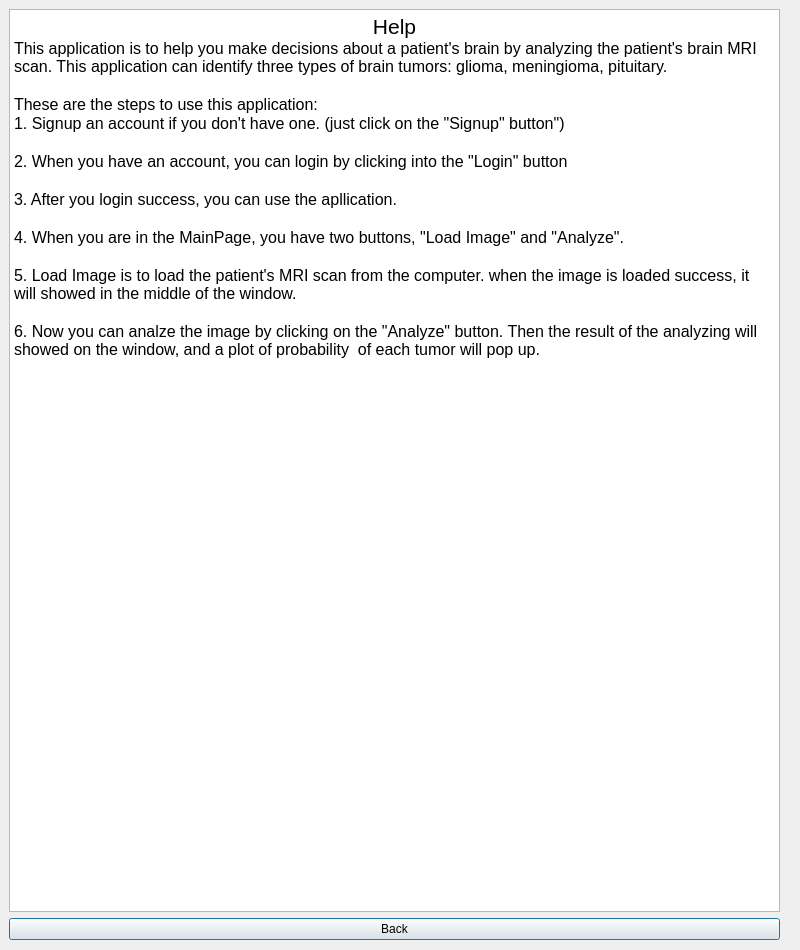
<?xml version="1.0" encoding="UTF-8"?>
<ui version="4.0">
 <class>Dialog</class>
 <widget class="QDialog" name="Dialog">
  <property name="geometry">
   <rect>
    <x>0</x>
    <y>0</y>
    <width>800</width>
    <height>950</height>
   </rect>
  </property>
  <property name="windowTitle">
   <string>Dialog</string>
  </property>
  <widget class="QWidget" name="verticalLayoutWidget">
   <property name="geometry">
    <rect>
     <x>9</x>
     <y>9</y>
     <width>771</width>
     <height>931</height>
    </rect>
   </property>
   <layout class="QVBoxLayout" name="verticalLayout">
    <item>
     <widget class="QTextBrowser" name="textBrowser">
      <property name="html">
       <string>&lt;!DOCTYPE HTML PUBLIC &quot;-//W3C//DTD HTML 4.0//EN&quot; &quot;http://www.w3.org/TR/REC-html40/strict.dtd&quot;&gt;
&lt;html&gt;&lt;head&gt;&lt;meta name=&quot;qrichtext&quot; content=&quot;1&quot; /&gt;&lt;style type=&quot;text/css&quot;&gt;
p, li { white-space: pre-wrap; }
&lt;/style&gt;&lt;/head&gt;&lt;body style=&quot; font-family:'MS Shell Dlg 2'; font-size:8.1pt; font-weight:400; font-style:normal;&quot;&gt;
&lt;p align=&quot;center&quot; style=&quot; margin-top:0px; margin-bottom:0px; margin-left:0px; margin-right:0px; -qt-block-indent:0; text-indent:0px;&quot;&gt;&lt;span style=&quot; font-size:16pt;&quot;&gt;Help&lt;/span&gt;&lt;/p&gt;
&lt;p style=&quot; margin-top:0px; margin-bottom:0px; margin-left:0px; margin-right:0px; -qt-block-indent:0; text-indent:0px;&quot;&gt;&lt;span style=&quot; font-size:12pt;&quot;&gt;This application is to help you make decisions about a patient's brain by analyzing the patient's brain MRI scan. This application can identify three types of brain tumors: glioma, meningioma, pituitary. &lt;/span&gt;&lt;/p&gt;
&lt;p style=&quot;-qt-paragraph-type:empty; margin-top:0px; margin-bottom:0px; margin-left:0px; margin-right:0px; -qt-block-indent:0; text-indent:0px; font-size:12pt;&quot;&gt;&lt;br /&gt;&lt;/p&gt;
&lt;p style=&quot; margin-top:0px; margin-bottom:0px; margin-left:0px; margin-right:0px; -qt-block-indent:0; text-indent:0px;&quot;&gt;&lt;span style=&quot; font-size:12pt;&quot;&gt;These are the steps to use this application:&lt;/span&gt;&lt;/p&gt;
&lt;p style=&quot; margin-top:0px; margin-bottom:0px; margin-left:0px; margin-right:0px; -qt-block-indent:0; text-indent:0px;&quot;&gt;&lt;span style=&quot; font-size:12pt;&quot;&gt;1. Signup an account if you don't have one. (just click on the &amp;quot;Signup&amp;quot; button&amp;quot;)&lt;/span&gt;&lt;/p&gt;
&lt;p style=&quot;-qt-paragraph-type:empty; margin-top:0px; margin-bottom:0px; margin-left:0px; margin-right:0px; -qt-block-indent:0; text-indent:0px; font-size:12pt;&quot;&gt;&lt;br /&gt;&lt;/p&gt;
&lt;p style=&quot; margin-top:0px; margin-bottom:0px; margin-left:0px; margin-right:0px; -qt-block-indent:0; text-indent:0px;&quot;&gt;&lt;span style=&quot; font-size:12pt;&quot;&gt;2. When you have an account, you can login by clicking into the &amp;quot;Login&amp;quot; button&lt;/span&gt;&lt;/p&gt;
&lt;p style=&quot;-qt-paragraph-type:empty; margin-top:0px; margin-bottom:0px; margin-left:0px; margin-right:0px; -qt-block-indent:0; text-indent:0px; font-size:12pt;&quot;&gt;&lt;br /&gt;&lt;/p&gt;
&lt;p style=&quot; margin-top:0px; margin-bottom:0px; margin-left:0px; margin-right:0px; -qt-block-indent:0; text-indent:0px;&quot;&gt;&lt;span style=&quot; font-size:12pt;&quot;&gt;3. After you login success, you can use the apllication.&lt;/span&gt;&lt;/p&gt;
&lt;p style=&quot;-qt-paragraph-type:empty; margin-top:0px; margin-bottom:0px; margin-left:0px; margin-right:0px; -qt-block-indent:0; text-indent:0px; font-size:12pt;&quot;&gt;&lt;br /&gt;&lt;/p&gt;
&lt;p style=&quot; margin-top:0px; margin-bottom:0px; margin-left:0px; margin-right:0px; -qt-block-indent:0; text-indent:0px;&quot;&gt;&lt;span style=&quot; font-size:12pt;&quot;&gt;4. When you are in the MainPage, you have two buttons, &amp;quot;Load Image&amp;quot; and &amp;quot;Analyze&amp;quot;.&lt;/span&gt;&lt;/p&gt;
&lt;p style=&quot;-qt-paragraph-type:empty; margin-top:0px; margin-bottom:0px; margin-left:0px; margin-right:0px; -qt-block-indent:0; text-indent:0px; font-size:12pt;&quot;&gt;&lt;br /&gt;&lt;/p&gt;
&lt;p style=&quot; margin-top:0px; margin-bottom:0px; margin-left:0px; margin-right:0px; -qt-block-indent:0; text-indent:0px;&quot;&gt;&lt;span style=&quot; font-size:12pt;&quot;&gt;5. Load Image is to load the patient's MRI scan from the computer. when the image is loaded success, it will showed in the middle of the window. &lt;/span&gt;&lt;/p&gt;
&lt;p style=&quot;-qt-paragraph-type:empty; margin-top:0px; margin-bottom:0px; margin-left:0px; margin-right:0px; -qt-block-indent:0; text-indent:0px; font-size:12pt;&quot;&gt;&lt;br /&gt;&lt;/p&gt;
&lt;p style=&quot; margin-top:0px; margin-bottom:0px; margin-left:0px; margin-right:0px; -qt-block-indent:0; text-indent:0px;&quot;&gt;&lt;span style=&quot; font-size:12pt;&quot;&gt;6. Now you can analze the image by clicking on the &amp;quot;Analyze&amp;quot; button. Then the result of the analyzing will showed on the window, and a plot of probability  of each tumor will pop up.&lt;/span&gt;&lt;/p&gt;&lt;/body&gt;&lt;/html&gt;</string>
      </property>
     </widget>
    </item>
    <item>
     <widget class="QPushButton" name="pushButton">
      <property name="text">
       <string>Back</string>
      </property>
     </widget>
    </item>
   </layout>
  </widget>
 </widget>
 <resources/>
 <connections/>
</ui>
